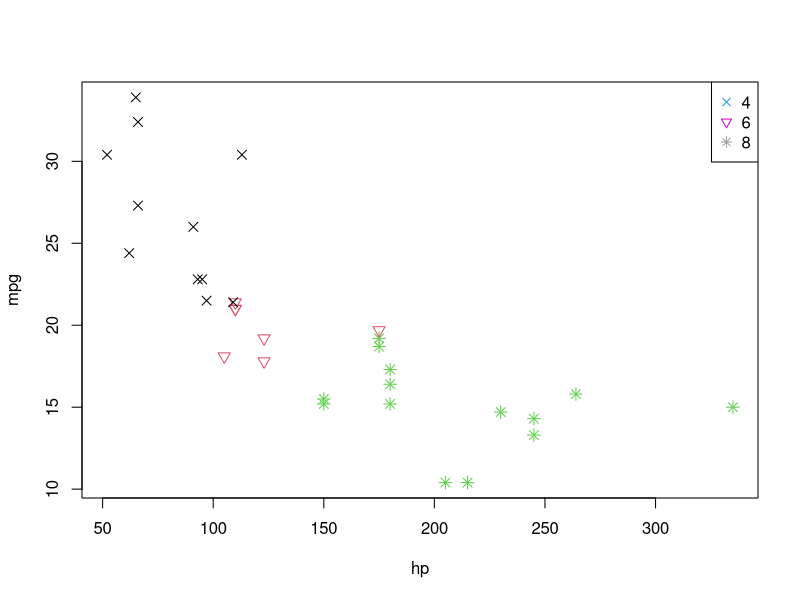
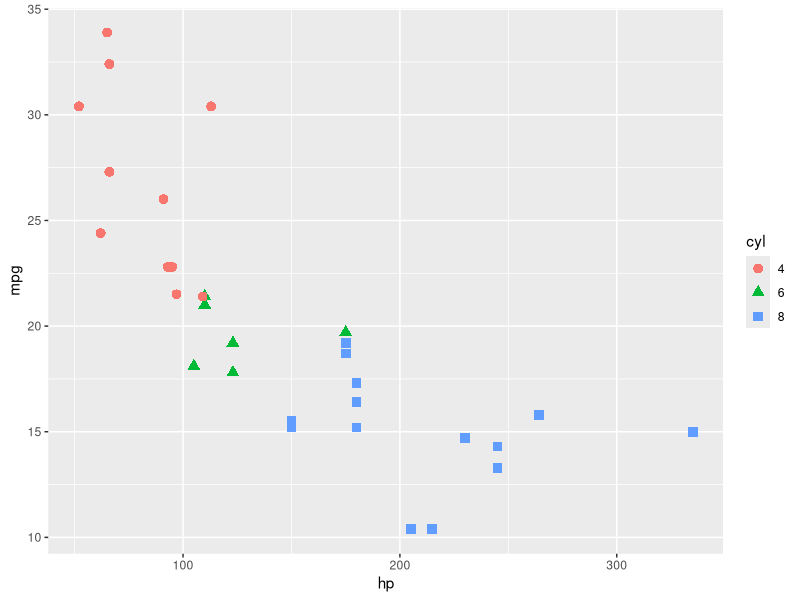
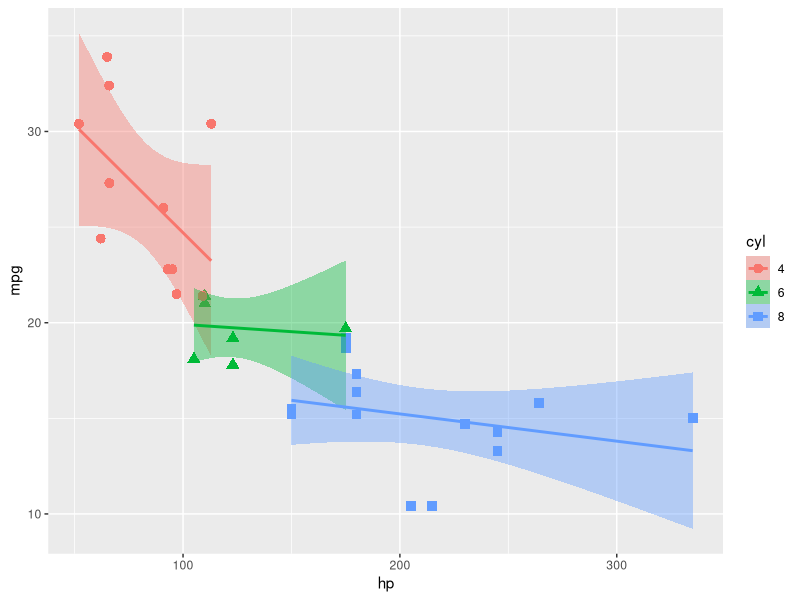
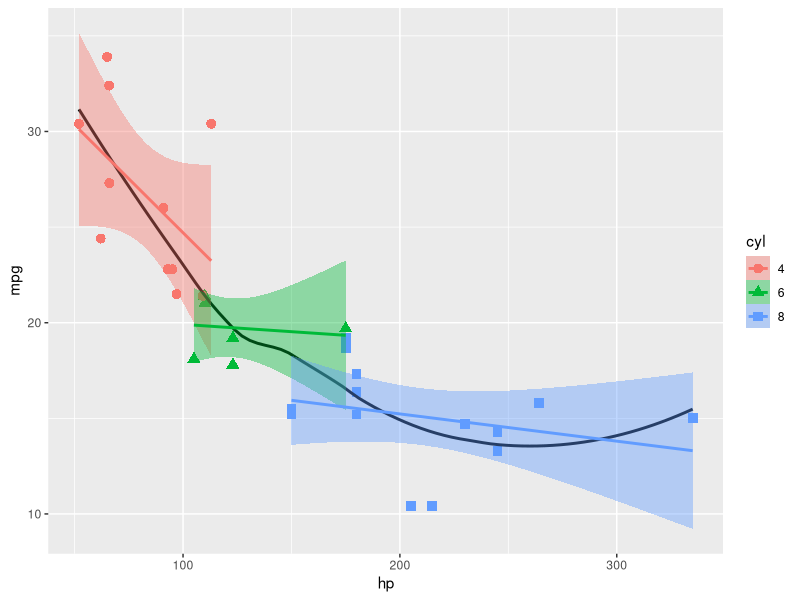
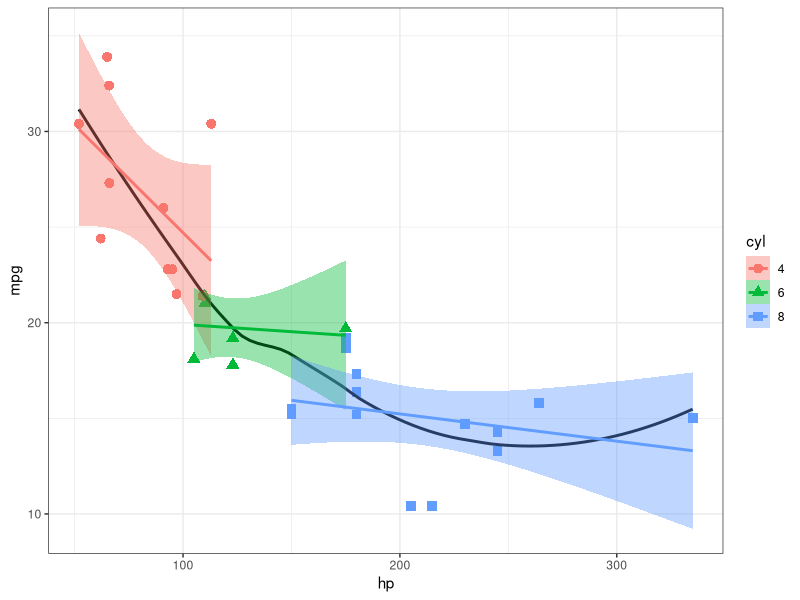
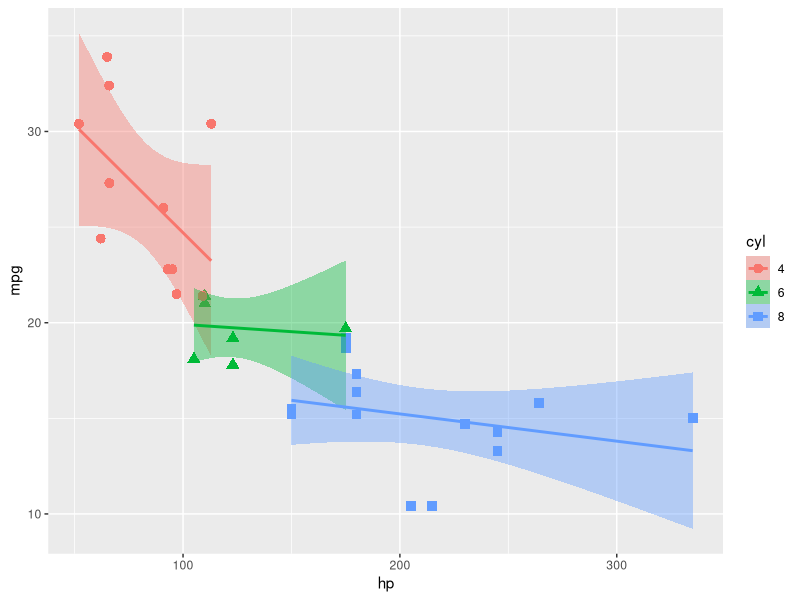

Source code (R) for these figures, in order: (Note: this script raises an error after producing the figures.)
#' ---
#' title: "Plots of cars data with ggplot2"
#' author: "Michael Friendly"
#' category: "ggplot2"
#' date: "06 Apr 2017"
#' ---


#' ## Load the `mtcars` data
data(mtcars, package="datasets")
str(mtcars)

#' ## Plot with base graphics
#' This doesn't quite come out right because it is hard to coordinate the 
#' choices for point symbols and colors in the plot with those in the legend

mtcars$cyl <- as.factor(mtcars$cyl)
plot(mpg ~ hp , data=mtcars, 
     col=cyl, pch=c(4,6,8)[mtcars$cyl], cex=1.2)
legend("topright", legend=levels(mtcars$cyl),
       pch = c(4,6,8),
       col=levels(mtcars$cyl))

#' ## Plots with ggplot2
library(ggplot2)
ggplot(mtcars, aes(x=hp, y=mpg, color=cyl, shape=cyl)) +
  geom_point(size=3)

#' add separate regression lines
ggplot(mtcars, aes(x=hp, y=mpg, color=cyl, shape=cyl)) +
  geom_point(size=3) +
  geom_smooth(method="lm", aes(fill=cyl)) 

#' add overall smooth
ggplot(mtcars, aes(x=hp, y=mpg)) +
  geom_point(size=3, aes(color=cyl, shape=cyl)) +
  geom_smooth(method="loess", color="black", se=FALSE) +
  geom_smooth(method="lm", aes(color=cyl, fill=cyl)) 

#' change the theme
last_plot() + theme_bw()

#' ## break it down into stages
plt <-
  ggplot(mtcars, aes(x=hp, y=mpg, color=cyl, shape=cyl)) +
  geom_point(size=3) 

plt +
  geom_smooth(method="lm", aes(fill=cyl)) 

plt +
  geom_smooth(method="lm", aes(fill=cyl)) +
  geom_smooth(method="loess", color="black", se=FALSE) +
  
## faceting
plt <-
  ggplot(mtcars, aes(x=hp, y=mpg, color=cyl, shape=cyl)) +
  geom_point(size=3) +
  geom_smooth(method="lm", aes(fill=cyl)) 

plt + facet_wrap(~cyl)

plt + facet_wrap(~gear)




library(ggplot2)
library(ggrepel)

ggplot(mtcars, aes(wt, mpg)) +
  geom_point(color = 'red') +
  geom_text_repel(aes(label = rownames(mtcars))) +
  theme_classic(base_size = 16)


x = 1:100
y = sqrt(x)
plot(x,y, type='l')
